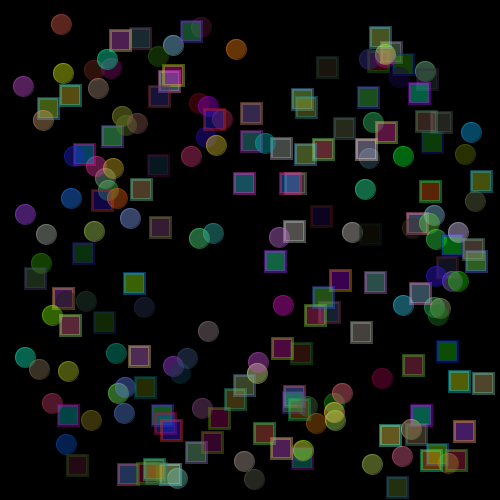
Frame 1 (no input)
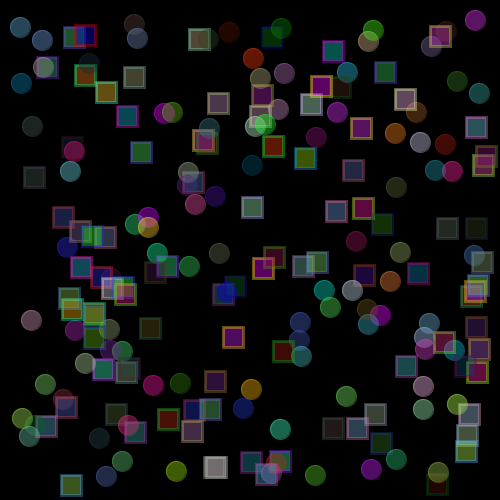
Frame 60 (the mouse pressed at the canvas centre just before this capture)
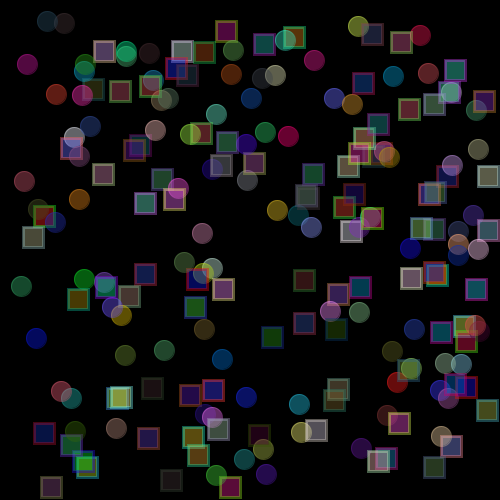
Frame 120 (the mouse held since frame 60 and released just before this capture)

The Processing sketch that drew these frames (run headless with seeded random() and noise(); from frame 60 on, the mouse is pressed at the canvas centre):

// Processing sketch: processing_74567
// ── processing_74567.pde

//Winston L, Hundreds :), CP1, Mods 4-5
//http://www.openprocessing.org/sketch/74567

int a=0;
int b=0;
int c=0;
int e=0;
int f=0;
int g=0;

void setup()
{
  size(500, 500);
  background(255);
  frameRate(5);
}

void draw()
{
  background(a,b,c);
  int Start=1;
  while (Start<=101)
  {
    fill(g, e, f, 105);
    stroke(e, f, g, 105);
    int sx=int(random(20, 480));
    int sy=int(random(20, 480));
    int ex=int(random(20, 480));
    int ey=int(random(20, 480));
    //square
    fill(e, f, g, 100);
    strokeWeight(3);
    stroke(g, e, f, 100);
    rect(int(random(20, 480)), int(random(20, 480)), 20, 20);
    //ellipse
    fill(e, f, g, 105);
    strokeWeight(1);
    stroke(e, f, g, 100);
    ellipse(int(random(20, 480)), int(random(20, 480)), 20, 20);
    e=int(random(256));
    f=int(random(256));
    g=int(random(256));
    Start=Start+1;
  }
}
void keyPressed()
{
  background(a,b,c);
  a=int(random(256));
  b=int(random(256));
  c=int(random(256));
}
void mouseClicked()
{ 
  background(a,b,c);
  a=int(random(256));
  b=int(random(256));
  c=int(random(256));
}
